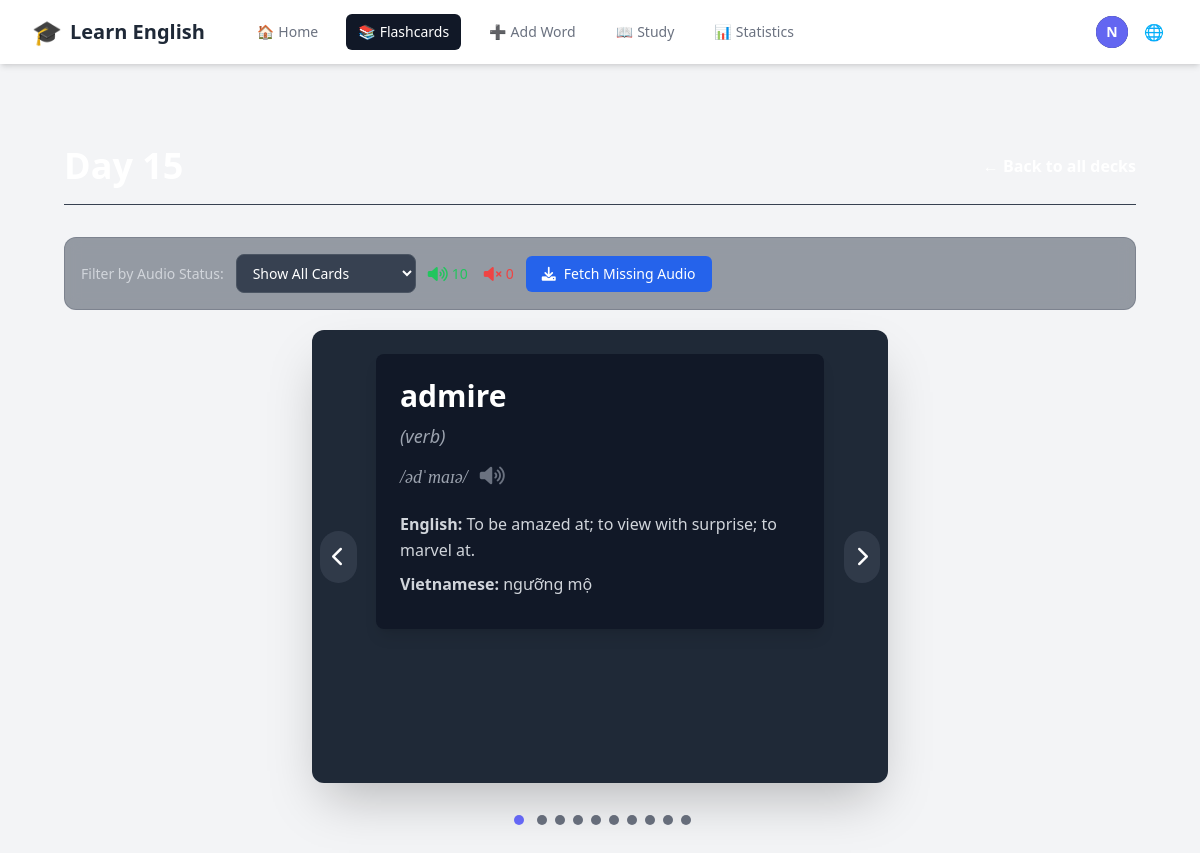
Page /decks/16/ (signed in) on the committed database.
### accounts/models.py (models this page shows, shortened)
class CustomUser(AbstractUser):
    email = models.EmailField(unique=True)
    username = None  # Remove username field
    USERNAME_FIELD = 'email'
    REQUIRED_FIELDS = []
    objects = CustomUserManager()

### vocabulary/models.py (models this page shows, shortened)
class Flashcard(models.Model):
    user = models.ForeignKey(settings.AUTH_USER_MODEL, on_delete=models.CASCADE, related_name='flashcards')
    deck = models.ForeignKey(Deck, on_delete=models.CASCADE, related_name='flashcards', null=True, blank=True)
    word = models.CharField(max_length=255)
    phonetic = models.CharField(max_length=100, blank=True, null=True, help_text="Phonetic transcription (e.g., /rɪˈzɪliənt/)")
    part_of_speech = models.CharField(max_length=50, blank=True, null=True)
    audio_url = models.URLField(max_length=500, blank=True, null=True)
    image = models.ImageField(upload_to='flashcard_images/', blank=True, null=True)
    related_image_url = models.URLField(max_length=500, blank=True, null=True, help_text="Auto-fetched related image URL")
    general_synonyms = models.TextField(blank=True, null=True, help_text="Comma-separated list of general synonyms")
    general_antonyms = models.TextField(blank=True, null=True, help_text="Comma-separated list of general antonyms")
    ease_factor = models.FloatField(default=2.5, help_text="SM-2 ease factor")
    repetitions = models.PositiveIntegerField(default=0, help_text="Number of successful reviews in a row")
    interval = models.PositiveIntegerField(default=0, help_text="Interval (days) until next review")
    next_review = models.DateField(default=timezone.now)
    last_reviewed = models.DateTimeField(blank=True, null=True)
    times_seen_today = models.PositiveIntegerField(default=0, help_text="Number of times seen today (reset daily)")
    last_seen_date = models.DateField(blank=True, null=True, help_text="Last date this card was shown")
    difficulty_score = models.FloatField(default=0.0, help_text="Difficulty score based on user performance")
    total_reviews = models.PositiveIntegerField(default=0, help_text="Total number of times reviewed")
    correct_reviews = models.PositiveIntegerField(default=0, help_text="Number of correct reviews")
    created_at = models.DateTimeField(auto_now_add=True)
    class Meta:
        ordering = ['word']
        unique_together = ['user', 'word']  # Một user không thể có từ trùng lặp

class Definition(models.Model):
    flashcard = models.ForeignKey(Flashcard, related_name='definitions', on_delete=models.CASCADE)
    english_definition = models.TextField()
    vietnamese_definition = models.TextField()
    definition_synonyms = models.TextField(blank=True, null=True, help_text="Comma-separated list of synonyms for this definition")
    definition_antonyms = models.TextField(blank=True, null=True, help_text="Comma-separated list of antonyms for this definition")

### vocabulary/views.py (the view)
# urls.py: path('decks/<int:deck_id>/', views.deck_detail, name='deck_detail'),
@login_required
def deck_detail(request, deck_id):
    try:
        deck = Deck.objects.get(id=deck_id, user=request.user)
        flashcards = Flashcard.objects.filter(deck=deck).prefetch_related('definitions')
        context = {
            'deck': deck,
            'flashcards': flashcards,
        }
        return render(request, 'vocabulary/deck_detail.html', context)
    except Deck.DoesNotExist:
        return redirect('deck_list')

### vocabulary/templates/vocabulary/deck_detail.html (shortened to what this page needs)
{% extends "base.html" %}
{% load static %}
{% block content %}
<div class="max-w-7xl mx-auto px-4 sm:px-6 lg:px-8 py-10">
    <div class="flex justify-between items-center mb-8 pb-4 border-b border-gray-700">
        <div class="flex items-center gap-4">
            <div id="deck-name-view" class="flex items-center gap-3">
                <h1 class="text-4xl font-extrabold text-white">{{ deck.name }}</h1>
            </div>
        </div>
        <a href="{% url 'deck_list' %}" class="text-primary-color hover:text-primary-color-dark font-semibold transition-colors duration-200">← {{ manual_texts.back_to_all_decks }}</a>
    </div>
    {% if flashcards %}
        <div class="audio-filter-controls">
            <label for="audio-filter">{{ manual_texts.filter_by_audio }}:</label>
            <select id="audio-filter">
                <option value="all">{{ manual_texts.show_all_cards }}</option>
            </select>
            <div class="audio-stats">
                <div class="stat-item has-audio">
                    <i class="fas fa-volume-up"></i>
                    <span id="cards-with-audio-count">0</span>
                </div>
                <div class="stat-item no-audio">
                    <i class="fas fa-volume-mute"></i>
                    <span id="cards-without-audio-count">0</span>
                </div>
            </div>
            <button id="fetch-missing-audio-btn" class="bg-blue-600 hover:bg-blue-700 text-white px-4 py-2 rounded-md text-sm font-medium transition-colors duration-200 flex items-center gap-2">
                <i class="fas fa-download"></i>
                {{ manual_texts.fetch_missing_audio }}
            </button>
        </div>
        <div id="carousel-container" class="relative w-full max-w-xl mx-auto overflow-hidden rounded-xl shadow-2xl bg-gray-800 p-6">
            <div id="carousel-slides" class="flex overflow-x-scroll no-scrollbar snap-x snap-mandatory" style="scroll-behavior: auto;">
                {% for card in flashcards %}
                    <div class="flex-shrink-0 snap-center" style="width: 100%;" data-card-id="{{ card.id }}">
                        <div class="card-view-mode word-item-tailwind p-6 bg-gray-900 rounded-lg shadow-lg w-full max-w-md mx-auto text-white flex flex-col items-start relative" data-has-audio="{% if card.audio_url %}true{% else %}false{% endif %}">
                            <div class="text-3xl font-bold mb-2">
                                <a href="https://dictionary.cambridge.org/dictionary/english/{{ card.word }}" target="_blank" class="hover:underline focus:outline-none focus:ring-2 focus:ring-primary-color focus:ring-offset-2 focus:ring-offset-gray-900">{{ card.word }}</a>
                            </div>
                            {% if card.part_of_speech %}
                                <div class="text-lg text-gray-400 mb-2 italic">({{ card.part_of_speech }})</div>
                            {% endif %}
                            {% if card.phonetic %}
                                <div class="text-lg text-gray-400 font-serif italic mb-4 flex items-center space-x-2">
                                    <span>{{ card.phonetic }}</span>
                                    {% if card.audio_url %}
                                        <button class="audio-icon-tailwind text-gray-500 hover:text-primary-color transition-colors duration-200" data-audio-url="{{ card.audio_url }}" title="{{ manual_texts.listen }}">
                                            <i class="fas fa-volume-up text-xl"></i>
                                        </button>
                                    {% endif %}
                                </div>
                            {% endif %}
                            {% for def in card.definitions.all %}
                                <div class="text-base text-gray-300 leading-relaxed mb-2">
                                    <span class="font-semibold text-primary-color">{{ manual_texts.english_label }}</span> {{ def.english_definition }}
                                </div>
                                <div class="text-base text-gray-300 leading-relaxed mb-2">
                                    <span class="font-semibold text-primary-color">{{ manual_texts.vietnamese_label }}</span> {{ def.vietnamese_definition }}
                                </div>
                            {% endfor %}
                        </div>
                    </div>
                {% endfor %}
            </div>
            <button id="prevBtn" class="absolute top-1/2 left-2 -translate-y-1/2 bg-gray-700 bg-opacity-75 text-white p-3 rounded-full hover:bg-opacity-100 transition-all duration-200 z-10 focus:outline-none focus:ring-2 focus:ring-primary-color focus:ring-offset-2 focus:ring-offset-gray-800">
                <i class="fas fa-chevron-left text-xl"></i>
            </button>
            <button id="nextBtn" class="absolute top-1/2 right-2 -translate-y-1/2 bg-gray-700 bg-opacity-75 text-white p-3 rounded-full hover:bg-opacity-100 transition-all duration-200 z-10 focus:outline-none focus:ring-2 focus:ring-primary-color focus:ring-offset-2 focus:ring-offset-gray-800">
                <i class="fas fa-chevron-right text-xl"></i>
            </button>
        </div>
        <div id="pagination-dots" class="text-center mt-6 space-x-2"></div>
    {% else %}
        <p class="text-gray-400 text-center text-lg mt-10">{{ manual_texts.this_deck_empty }} <a href="{% url 'add_flashcard' %}" class="text-primary-color hover:underline">{{ manual_texts.add_some_cards }}</a></p>
    {% endif %}
</div>
{% endblock %}

### vocabulary/templates/base.html (shortened to what this page needs)
{% load i18n %}
{% load static %}
<!DOCTYPE html>
<html lang="{{ LANGUAGE_CODE }}">
  <head>
    <script src="https://cdn.tailwindcss.com"></script>
    <link rel="stylesheet" type="text/css" href="{% static 'css/main.css' %}">
    <link rel="stylesheet" href="https://cdnjs.cloudflare.com/ajax/libs/font-awesome/6.0.0-beta3/css/all.min.css">
  </head>
  <body class="bg-gray-100 dark:bg-gray-900">
    <nav class="bg-white dark:bg-gray-800 shadow-md">
        <div class="max-w-7xl mx-auto px-4 sm:px-6 lg:px-8">
            <div class="flex items-center justify-between h-16">
                <div class="flex items-center">
                    <a href="{% if user.is_authenticated %}{% url 'dashboard' %}{% else %}{% url 'account_login' %}{% endif %}" class="flex-shrink-0 flex items-center space-x-2">
                        <span class="text-2xl">🎓</span>
                        <span class="text-xl font-bold text-gray-800 dark:text-white">{{ manual_texts.learn_english }}</span>
                    </a>
                    <div class="hidden md:block">
                        <div class="ml-10 flex items-baseline space-x-4">
                            {% if user.is_authenticated %}
                                <a href="{% url 'dashboard' %}" class="{% if request.resolver_match.url_name == 'dashboard' %}bg-gray-900 text-white{% else %}text-gray-500 dark:text-gray-300 hover:bg-gray-700 hover:text-white{% endif %} px-3 py-2 rounded-md text-sm font-medium flex items-center space-x-1" id="nav-home">
                                    <span class="nav-icon">🏠</span>
                                    <span>{{ manual_texts.home }}</span>
                                </a>
                                <a href="{% url 'deck_list' %}" class="{% if request.resolver_match.url_name == 'deck_list' or request.resolver_match.url_name == 'deck_detail' %}bg-gray-900 text-white{% else %}text-gray-500 dark:text-gray-300 hover:bg-gray-700 hover:text-white{% endif %} px-3 py-2 rounded-md text-sm font-medium flex items-center space-x-1" id="nav-flashcards">
                                    <span class="nav-icon">📚</span>
                                    <span>{{ manual_texts.flashcards }}</span>
                                </a>
                                <a href="{% url 'add_flashcard' %}" class="{% if request.resolver_match.url_name == 'add_flashcard' %}bg-gray-900 text-white{% else %}text-gray-500 dark:text-gray-300 hover:bg-gray-700 hover:text-white{% endif %} px-3 py-2 rounded-md text-sm font-medium flex items-center space-x-1" id="nav-add-word">
                                    <span class="nav-icon">➕</span>
                                    <span>{{ manual_texts.add_word }}</span>
                                </a>
                                <a href="{% url 'study' %}" class="{% if request.resolver_match.url_name == 'study' %}bg-gray-900 text-white{% else %}text-gray-500 dark:text-gray-300 hover:bg-gray-700 hover:text-white{% endif %} px-3 py-2 rounded-md text-sm font-medium flex items-center space-x-1" id="nav-study">
                                    <span class="nav-icon">📖</span>
                                    <span>{{ manual_texts.study }}</span>
                                </a>
                                <a href="{% url 'statistics' %}" class="{% if request.resolver_match.url_name == 'statistics' %}bg-gray-900 text-white{% else %}text-gray-500 dark:text-gray-300 hover:bg-gray-700 hover:text-white{% endif %} px-3 py-2 rounded-md text-sm font-medium flex items-center space-x-1" id="nav-statistics">
                                    <span class="nav-icon">📊</span>
                                    <span>{{ manual_texts.statistics }}</span>
                                </a>
                            {% endif %}
                        </div>
                    </div>
                </div>
                <div class="hidden md:block">
                    <div class="ml-4 flex items-center md:ml-6">
                        {% if user.is_authenticated %}
                            <div class="ml-3 relative">
                                <div>
                                    <button type="button" id="user-toggle" class="max-w-xs bg-gray-800 rounded-full flex items-center text-sm focus:outline-none focus:ring-2 focus:ring-offset-2 focus:ring-offset-gray-800 focus:ring-white" aria-expanded="false" aria-haspopup="true">
                                        <div class="h-8 w-8 rounded-full bg-indigo-500 flex items-center justify-center text-white font-bold">
                                            {{ user.email|slice:":1"|upper }}
                                        </div>
                                    </button>
                                </div>
                            </div>
                        {% endif %}
                        <div class="ml-3 relative">
                            <div>
                                <button type="button" id="lang-toggle" class="bg-white dark:bg-gray-800 p-1 rounded-full text-gray-400 dark:text-gray-300 hover:text-gray-500 dark:hover:text-white focus:outline-none focus:ring-2 focus:ring-offset-2 focus:ring-offset-gray-800 focus:ring-white">
                                    <span class="nav-icon">🌐</span>
                                </button>
                            </div>
                        </div>
                    </div>
                </div>
            </div>
        </div>
    </nav>
    <main class="py-10">
      <div class="max-w-7xl mx-auto px-4 sm:px-6 lg:px-8">
        {% block content %}{% endblock %}
      </div>
    </main>
  </body>
</html>

### rows in the picture
CustomUser: email "N"
Flashcard: word "admire", part_of_speech "verb", phonetic "/ədˈmaɪə/"
Definition: english_label "English:", english_definition "To be amazed at; to view with surprise; to marvel at.", vietnamese_label "Vietnamese:", vietnamese_definition "ngưỡng mộ"

### other values in the picture
{{ manual_texts.learn_english }} "Learn English"
{{ manual_texts.home }} "Home"
{{ manual_texts.flashcards }} "Flashcards"
{{ manual_texts.add_word }} "Add Word"
{{ manual_texts.study }} "Study"
{{ manual_texts.statistics }} "Statistics"
{{ manual_texts.filter_by_audio }} "Filter by Audio Status"
{{ manual_texts.fetch_missing_audio }} "Fetch Missing Audio"
form field value "Show All Cards"
